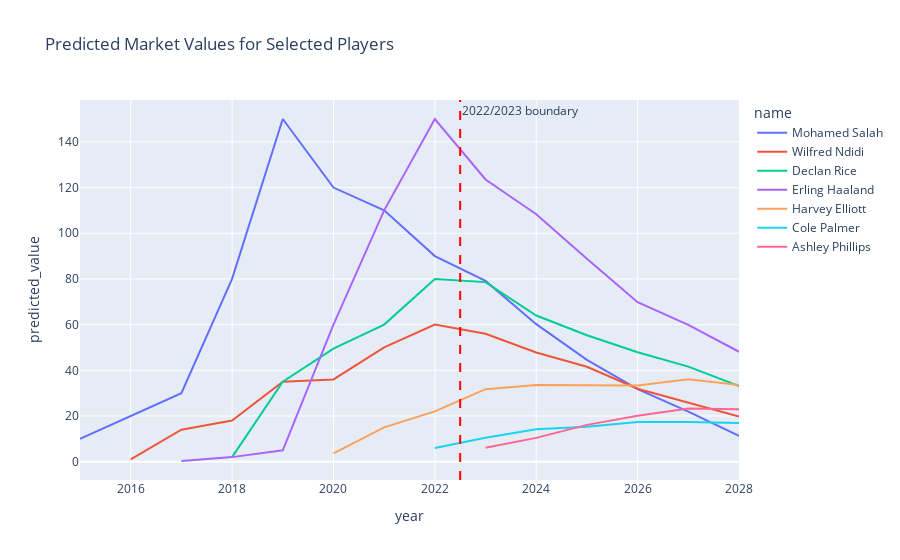

The code cell stored with this chart in its notebook:
### Code cell
players = [418560, 357662, 565822, 859951, 148455, 274839, 542580, 568177]
plot_player_value_trends(train_df=train_df, merged_df=merged, player_ids=players)

### Figure 1 — Plotly figure (JSON) as saved in the notebook; plotly's stock layout.template omitted (floating-point values rounded to 4 significant figures)
{"data": [{"customdata": [[22], [23], [24], [25], [27], [27], [28], [30], [30], [31], [32], [33], [34], [35]], "hovertemplate": "name=Mohamed Salah<br>year=%{x}<br>predicted_value=%{y}<br>age=%{customdata[0]}<extra></extra>", "legendgroup": "Mohamed Salah", "line": {"color": "#636efa", "dash": "solid"}, "marker": {"symbol": "circle"}, "mode": "lines", "name": "Mohamed Salah", "orientation": "v", "showlegend": true, "type": "scatter", "x": [2015, 2016, 2017, 2018, 2019, 2020, 2021, 2022, 2023, 2024, 2025, 2026, 2027, 2028], "xaxis": "x", "y": [10, 20, 30, 80, 150, 120, 110, 90, 79.13, 60.2, 44.54, 31.74, 21.88, 11.3], "yaxis": "y"}, {"customdata": [[19], [20], [21], [22], [23], [24], [25], [26], [27], [28], [29], [30], [31]], "hovertemplate": "name=Wilfred Ndidi<br>year=%{x}<br>predicted_value=%{y}<br>age=%{customdata[0]}<extra></extra>", "legendgroup": "Wilfred Ndidi", "line": {"color": "#EF553B", "dash": "solid"}, "marker": {"symbol": "circle"}, "mode": "lines", "name": "Wilfred Ndidi", "orientation": "v", "showlegend": true, "type": "scatter", "x": [2016, 2017, 2018, 2019, 2020, 2021, 2022, 2023, 2024, 2025, 2026, 2027, 2028], "xaxis": "x", "y": [1, 14, 18, 35, 36, 50, 60, 56.02, 47.82, 41.55, 31.92, 25.74, 19.76], "yaxis": "y"}, {"customdata": [[18], [20], [21], [22], [23], [24], [25], [26], [27], [28], [29]], "hovertemplate": "name=Declan Rice<br>year=%{x}<br>predicted_value=%{y}<br>age=%{customdata[0]}<extra></extra>", "legendgroup": "Declan Rice", "line": {"color": "#00cc96", "dash": "solid"}, "marker": {"symbol": "circle"}, "mode": "lines", "name": "Declan Rice", "orientation": "v", "showlegend": true, "type": "scatter", "x": [2018, 2019, 2020, 2021, 2022, 2023, 2024, 2025, 2026, 2027, 2028], "xaxis": "x", "y": [2, 35, 49.5, 60, 80, 78.6, 63.98, 55.34, 47.88, 41.6, 33.11], "yaxis": "y"}, {"customdata": [[17], [18], [18], [19], [20], [21], [22], [23], [24], [25], [26], [27]], "hovertemplate": "name=Erling Haaland<br>year=%{x}<br>predicted_value=%{y}<br>age=%{customdata[0]}<extra></extra>", "legendgroup": "Erling Haaland", "line": {"color": "#ab63fa", "dash": "solid"}, "marker": {"symbol": "circle"}, "mode": "lines", "name": "Erling Haaland", "orientation": "v", "showlegend": true, "type": "scatter", "x": [2017, 2018, 2019, 2020, 2021, 2022, 2023, 2024, 2025, 2026, 2027, 2028], "xaxis": "x", "y": [0.3, 2, 5, 60, 110, 150, 123.5, 108.3, 88.83, 69.79, 59.87, 48.12], "yaxis": "y"}, {"customdata": [[17], [17], [18], [20], [21], [22], [23], [24], [25]], "hovertemplate": "name=Harvey Elliott<br>year=%{x}<br>predicted_value=%{y}<br>age=%{customdata[0]}<extra></extra>", "legendgroup": "Harvey Elliott", "line": {"color": "#FFA15A", "dash": "solid"}, "marker": {"symbol": "circle"}, "mode": "lines", "name": "Harvey Elliott", "orientation": "v", "showlegend": true, "type": "scatter", "x": [2020, 2021, 2022, 2023, 2024, 2025, 2026, 2027, 2028], "xaxis": "x", "y": [3.6, 15, 22, 31.74, 33.55, 33.61, 33.35, 36.06, 33.54], "yaxis": "y"}, {"customdata": [[20], [21], [22], [23], [24], [25], [26]], "hovertemplate": "name=Cole Palmer<br>year=%{x}<br>predicted_value=%{y}<br>age=%{customdata[0]}<extra></extra>", "legendgroup": "Cole Palmer", "line": {"color": "#19d3f3", "dash": "solid"}, "marker": {"symbol": "circle"}, "mode": "lines", "name": "Cole Palmer", "orientation": "v", "showlegend": true, "type": "scatter", "x": [2022, 2023, 2024, 2025, 2026, 2027, 2028], "xaxis": "x", "y": [6, 10.48, 14.24, 15.26, 17.42, 17.42, 16.94], "yaxis": "y"}, {"customdata": [[17], [18], [19], [20], [21], [22]], "hovertemplate": "name=Ashley Phillips<br>year=%{x}<br>predicted_value=%{y}<br>age=%{customdata[0]}<extra></extra>", "legendgroup": "Ashley Phillips", "line": {"color": "#FF6692", "dash": "solid"}, "marker": {"symbol": "circle"}, "mode": "lines", "name": "Ashley Phillips", "orientation": "v", "showlegend": true, "type": "scatter", "x": [2023, 2024, 2025, 2026, 2027, 2028], "xaxis": "x", "y": [6.081, 10.42, 16.12, 20.14, 23.29, 22.97], "yaxis": "y"}], "layout": {"annotations": [{"showarrow": false, "text": "2022/2023 boundary", "x": 2022.0, "xanchor": "left", "xref": "x", "y": 1, "yanchor": "top", "yref": "y domain"}], "legend": {"title": {"text": "name"}, "tracegroupgap": 0}, "shapes": [{"line": {"color": "red", "dash": "dash"}, "type": "line", "x0": 2022.0, "x1": 2022.0, "xref": "x", "y0": 0, "y1": 1, "yref": "y domain"}], "title": {"text": "Predicted Market Values for Selected Players"}, "xaxis": {"anchor": "y", "domain": [0, 1], "title": {"text": "year"}}, "yaxis": {"anchor": "x", "domain": [0, 1], "title": {"text": "predicted_value"}}}}
